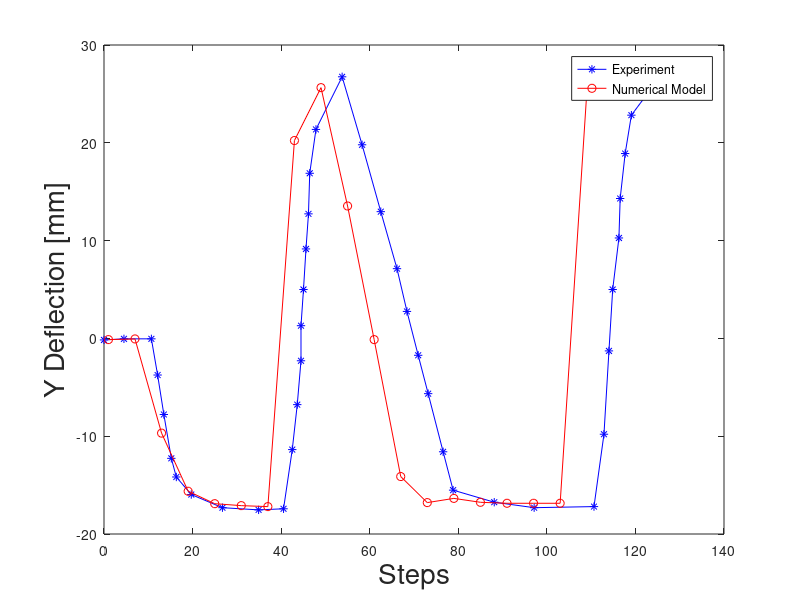
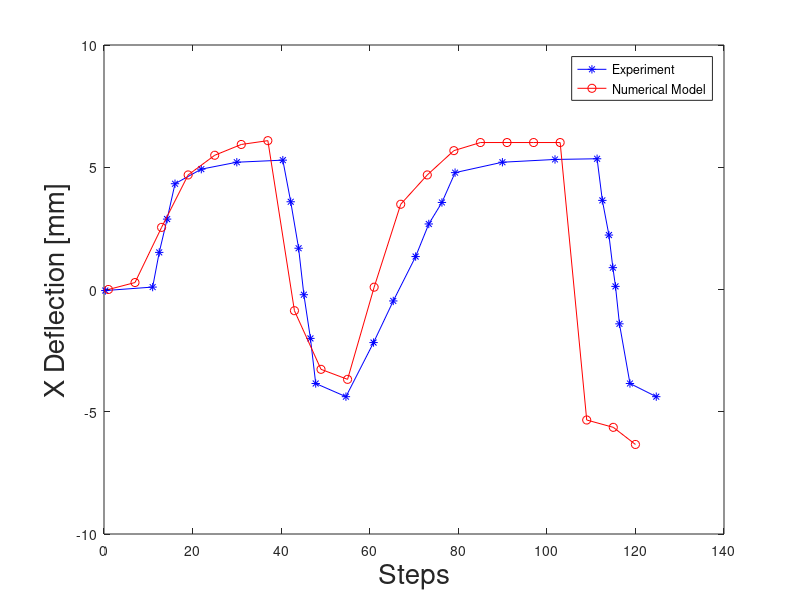

The MATLAB source for these figures, in order:
% Load the data
close all
clear all
clc
%Vali = load('Validation.txt');
ValX = load('ValidationX.txt');
ValY = load('ValidationY.txt');
ValEPY = load('ValidationExpY.txt');

% Define S array
S = 1e-1 * [
    0,
    4.504504505,
    10.6981982,
    12.10585586,
    13.51351351,
    15.2027027,
    16.32882883,
    19.70720721,
    26.7454955,
    34.90990991,
    40.54054054,
    42.51126126,
    43.63738739,
    44.48198198,
    44.48198198,
    45.04504505,
    45.60810811,
    46.17117117,
    46.4527027,
    47.86036036,
    53.77252252,
    58.27702703,
    62.5,
    66.15990991,
    68.41216216,
    70.94594595,
    73.1981982,
    76.57657658,
    78.82882883,
    88.11936937,
    97.12837838,
    110.6418919,
    112.8941441,
    114.0202703,
    114.8648649,
    116.2725225,
    116.5540541,
    117.6801802,
    119.0878378,
    125
];

% Define S1 array
S1 = [
    -0.156950673,
    -0.044843049,
    -0.044843049,
    -3.744394619,
    -7.780269058,
    -12.26457399,
    -14.17040359,
    -15.96412556,
    -17.30941704,
    -17.53363229,
    -17.42152466,
    -11.367713,
    -6.771300448,
    -2.286995516,
    1.30044843,
    5,
    9.147982063,
    12.73542601,
    16.88340807,
    21.367713,
    26.74887892,
    19.79820628,
    12.95964126,
    7.130044843,
    2.757847534,
    -1.726457399,
    -5.650224215,
    -11.59192825,
    -15.51569507,
    -16.74887892,
    -17.30941704,
    -17.19730942,
    -9.798206278,
    -1.278026906,
    5,
    10.2690583,
    14.30493274,
    18.90134529,
    22.82511211,
    26.41255605
];

% Plot 1: Y Deflection
figure(1);
plot(10 * S, S1, 'b*-', 'DisplayName', 'Experiment');
hold on;
plot(ValY(:, 1), ValY(:, 2), 'ro-', 'DisplayName', 'Numerical Model');
ylabel('Y Deflection [mm]', 'FontSize', 20);
xlabel('Steps', 'FontSize', 20);
legend;
hold off;

% Plot 2: X Deflection
figure(2);
plot(ValEPY(:, 1), ValEPY(:, 2), 'b*-','DisplayName', 'Experiment');
hold on;
plot( ValX(:, 1), ValX(:, 2), 'ro-', 'DisplayName', 'Numerical Model');

ylabel('X Deflection [mm]', 'FontSize', 20);
xlabel('Steps', 'FontSize', 20);
legend;
hold off;
